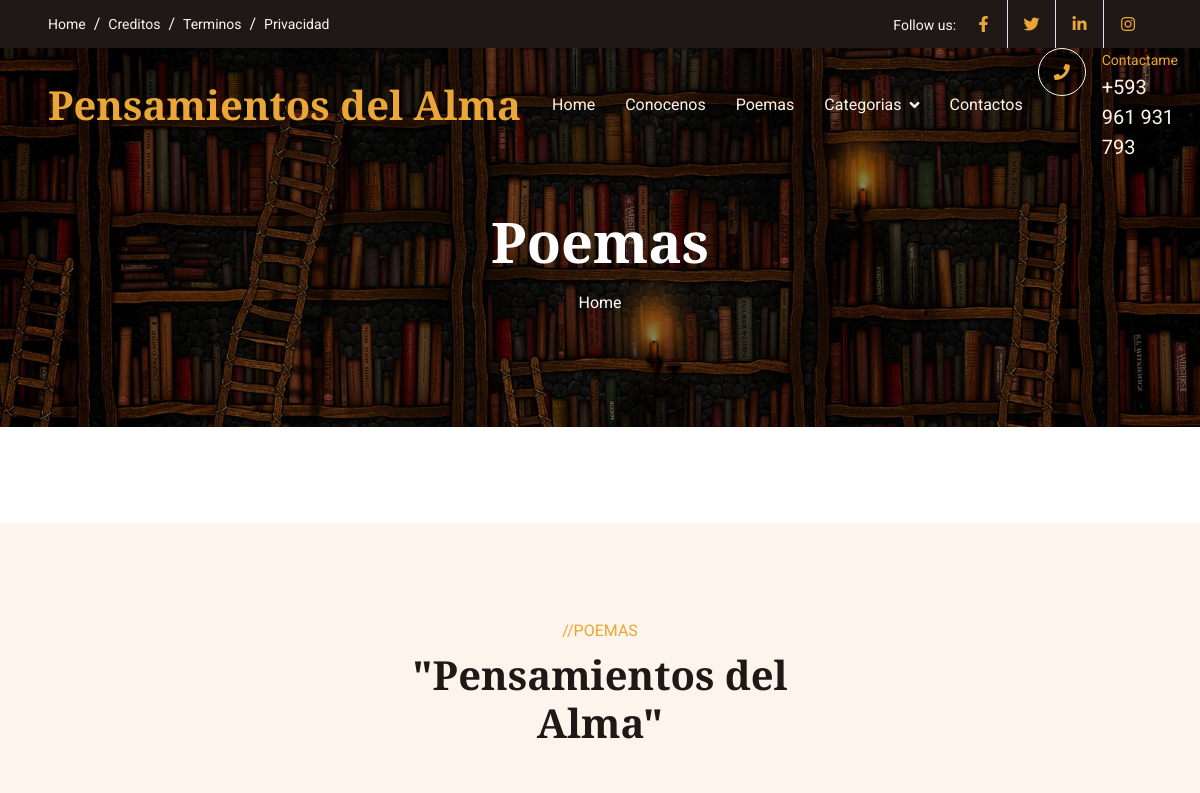
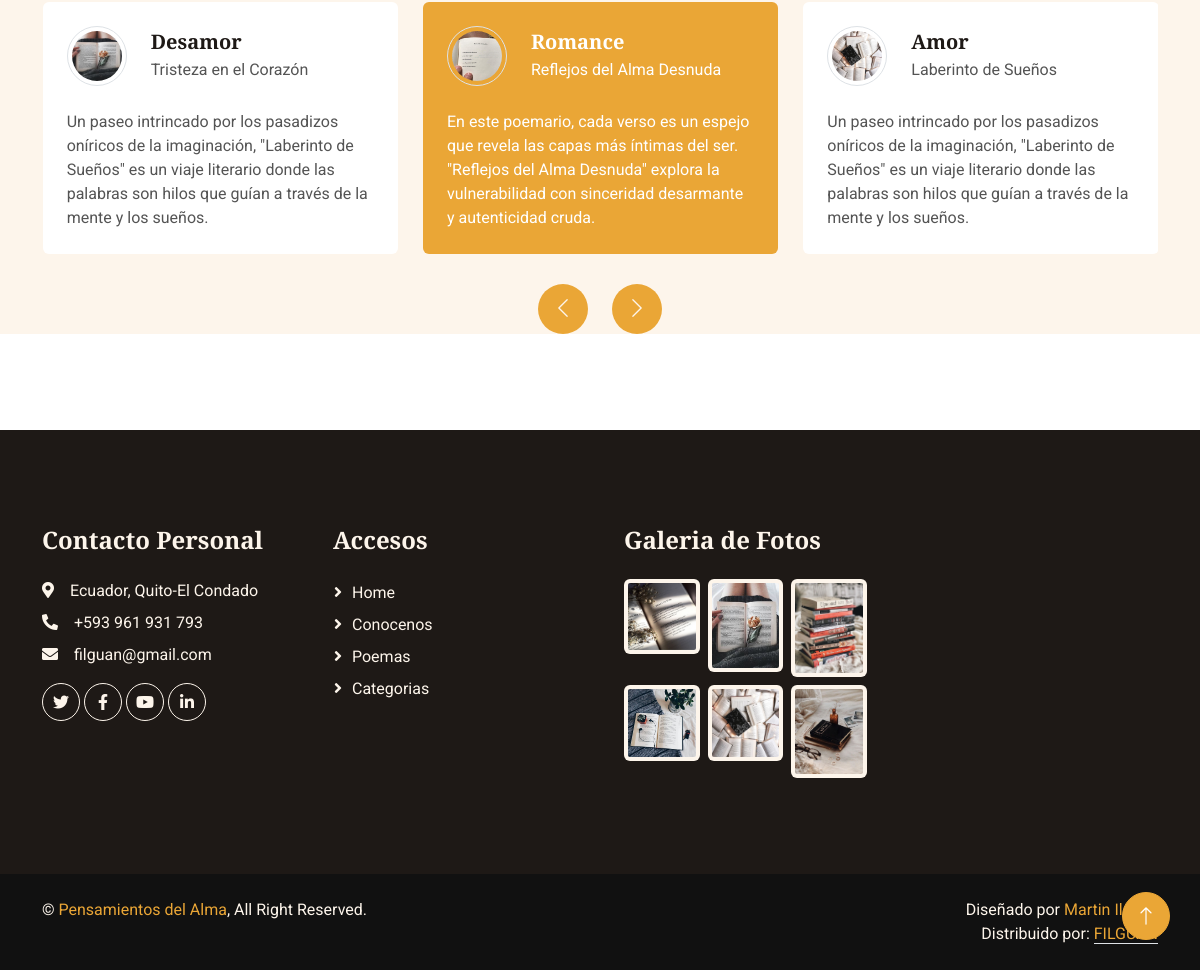
Page /services/ on the committed database (2 pictures, top to bottom).
### services/models.py (models this page shows, shortened)
class Service(models.Model):
    title=models.CharField(max_length=100, verbose_name="Título")
    subtitle=models.CharField(max_length=100, verbose_name="SubTítulo")
    content=models.TextField(verbose_name="Descipción")
    image=models.ImageField(upload_to="services", verbose_name="Imagen")
    created=models.DateTimeField(auto_now_add=True, verbose_name="Fecha de Creación")
    updated=models.DateTimeField(auto_now=True, verbose_name="Fecha de Edición")
    class Meta:
        verbose_name="poema"
        verbose_name_plural="poemas"
        ordering=['-created']

### services/views.py (the view)
# urls.py: path('', views.poemas, name="poemas"),
def poemas(request):
    services = Service.objects.all()
    return render(request,"services/poemas.html", {'services':services})

### services/templates/services/poemas.html (shortened to what this page needs)
{% extends "core/base.html" %}{{services}}
{% load static %}
{% block TitleHeader %}
<h1 class="display-4 text-white animated slideInDown mb-3">Poemas</h1>
{% endblock  %}
{% block content %}
<div class="container-xxl bg-light my-6 py-6 pb-0">
    <div class="container">
        <div class="text-center mx-auto mb-5 wow fadeInUp" data-wow-delay="0.1s" style="max-width: 500px;">
            <p class="text-primary text-uppercase mb-2">//POEMAS</p>
            <h1 class="display-6 mb-4">"Pensamientos del Alma"</h1>
        </div>
        <div class="owl-carousel testimonial-carousel wow fadeInUp" data-wow-delay="0.1s">
            {% for service in services %}
            <div class="testimonial-item bg-white rounded p-4">
                <div class="d-flex align-items-center mb-4">
                    <img class="flex-shrink-0 rounded-circle border p-1" src="{{service.image.url}}" alt="">
                    <div class="ms-4">
                        <h5 class="mb-1">{{service.title}}</h5>
                        <span>{{service.subtitle}}</span>
                    </div>
                </div>
                <p class="mb-0">{{service.content}}</p>
            </div>
            {% endfor %}
        </div>
    </div>
</div>
{% endblock  %}

### core/static/core/css/style.css (style rules this page uses)
:root { --primary: #EAA636; --secondary: #545454; --light: #FDF5EB; --dark: #1E1916; }
h4, h5, h6, .h4, .h5, .h6 { font-weight: 600 !important; }
.py-6 { padding-top: 6rem; padding-bottom: 6rem; }
.my-6 { margin-top: 6rem; margin-bottom: 6rem; }
.testimonial-carousel .owl-item .testimonial-item img { width: 60px; height: 60px; }
.testimonial-carousel .owl-item .testimonial-item, .testimonial-carousel .owl-item .testimonial-item * { transition: .5s; }
.testimonial-carousel .owl-item.center .testimonial-item { background: var(--primary) !important; }
.testimonial-carousel .owl-item.center .testimonial-item * { color: #FFFFFF !important; }

### rows in the picture
Service: image (picture), title "Romance", subtitle "Reflejos del Alma Desnuda", content "En este poemario, cada verso es un espejo que revela las capas más íntimas del ser. \"Reflejos del Alma Desnuda\" explora la vulnerabilidad con sinceridad desarmante y autenticidad cruda."
Service: image (picture), title "Amor", subtitle "Laberinto de Sueños", content "Un paseo intrincado por los pasadizos oníricos de la imaginación, \"Laberinto de Sueños\" es un viaje literario donde las palabras son hilos que guían a través de la mente y los sueños."
Service: image (picture), title "Desamor", subtitle "Tristeza en el Corazón", content "Un paseo intrincado por los pasadizos oníricos de la imaginación, \"Laberinto de Sueños\" es un viaje literario donde las palabras son hilos que guían a través de la mente y los sueños."
